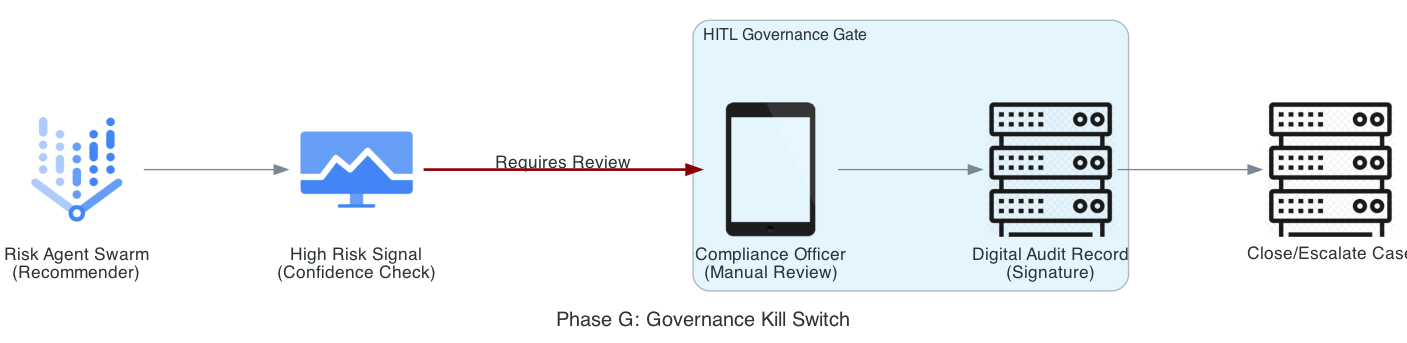

Write Python code to recreate this figure.
from diagrams import Diagram, Cluster, Edge
from diagrams.gcp.ml import VertexAI
from diagrams.gcp.operations import Monitoring
from diagrams.generic.device import Tablet
from diagrams.generic.compute import Rack

graph_attr = {
    "pad": "0.1",
    "nodesep": "1.2",
    "ranksep": "1.5",
    "bgcolor": "transparent"
}

with Diagram(
    "Phase G: Governance Kill Switch", 
    show=False, 
    filename="risk_governance_killswitch", 
    direction="LR", 
    graph_attr=graph_attr
):
    agent = VertexAI("Risk Agent Swarm\n(Recommender)")
    risk_score = Monitoring("High Risk Signal\n(Confidence Check)")
    
    with Cluster("HITL Governance Gate"):
        compliance_user = Tablet("Compliance Officer\n(Manual Review)")
        signature = Rack("Digital Audit Record\n(Signature)")

    action = Rack("Close/Escalate Case")

    agent >> risk_score
    risk_score >> Edge(label="Requires Review", color="darkred", style="bold") >> compliance_user
    compliance_user >> signature >> action
